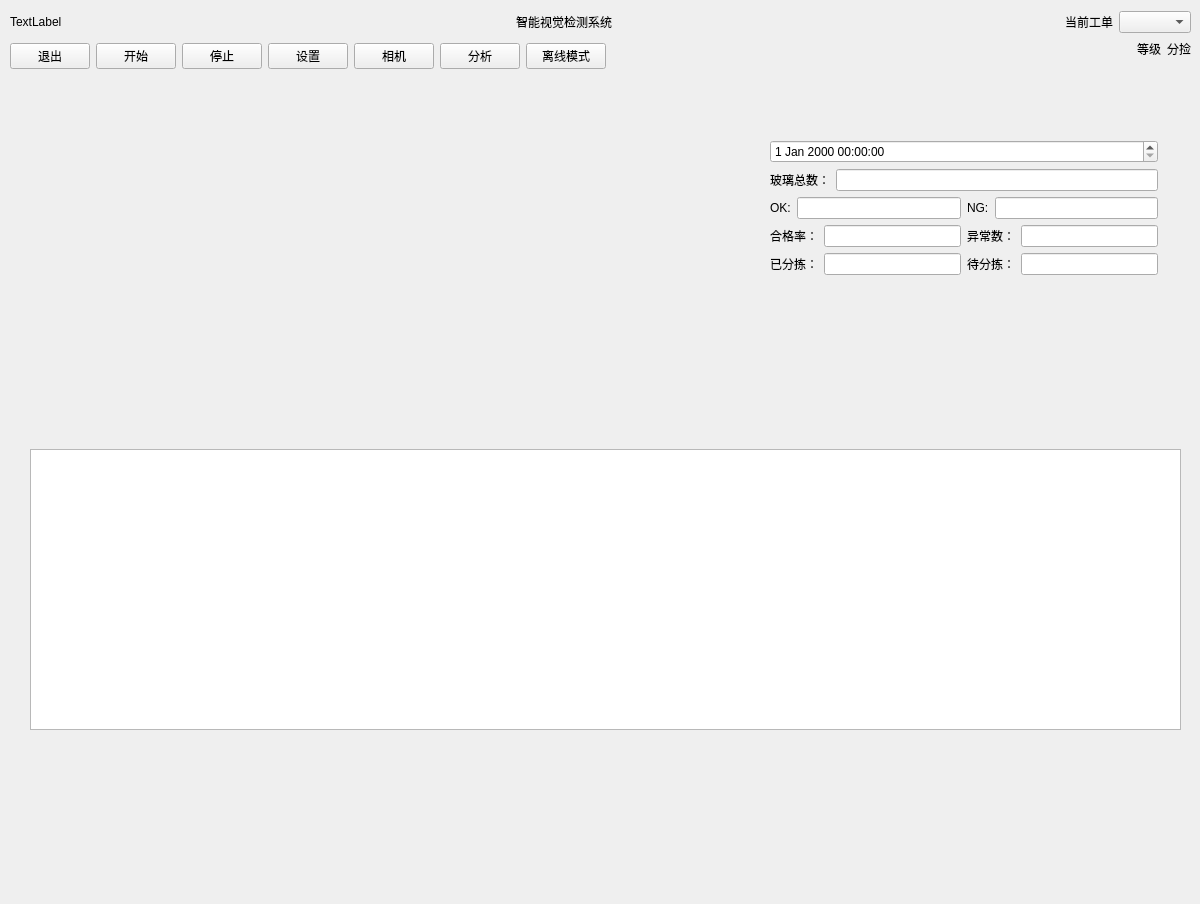
<?xml version="1.0" encoding="UTF-8"?>
<ui version="4.0">
 <class>MainForm</class>
 <widget class="QWidget" name="MainForm">
  <property name="geometry">
   <rect>
    <x>0</x>
    <y>0</y>
    <width>1200</width>
    <height>904</height>
   </rect>
  </property>
  <property name="windowTitle">
   <string>Form</string>
  </property>
  <widget class="QWidget" name="layoutWidget">
   <property name="geometry">
    <rect>
     <x>10</x>
     <y>10</y>
     <width>1181</width>
     <height>24</height>
    </rect>
   </property>
   <layout class="QHBoxLayout" name="horizontalLayout_2">
    <item>
     <widget class="QLabel" name="UI_icon_LB">
      <property name="text">
       <string>TextLabel</string>
      </property>
     </widget>
    </item>
    <item>
     <spacer name="horizontalSpacer">
      <property name="orientation">
       <enum>Qt::Horizontal</enum>
      </property>
      <property name="sizeHint" stdset="0">
       <size>
        <width>298</width>
        <height>20</height>
       </size>
      </property>
     </spacer>
    </item>
    <item>
     <widget class="QLabel" name="title_LB">
      <property name="text">
       <string>智能视觉检测系统</string>
      </property>
     </widget>
    </item>
    <item>
     <spacer name="horizontalSpacer_2">
      <property name="orientation">
       <enum>Qt::Horizontal</enum>
      </property>
      <property name="sizeHint" stdset="0">
       <size>
        <width>398</width>
        <height>20</height>
       </size>
      </property>
     </spacer>
    </item>
    <item>
     <layout class="QHBoxLayout" name="horizontalLayout">
      <item>
       <widget class="QLabel" name="recipe_LB">
        <property name="text">
         <string>当前工单</string>
        </property>
       </widget>
      </item>
      <item>
       <widget class="QComboBox" name="recipe_CB"/>
      </item>
     </layout>
    </item>
   </layout>
  </widget>
  <widget class="QWidget" name="layoutWidget">
   <property name="geometry">
    <rect>
     <x>10</x>
     <y>40</y>
     <width>1181</width>
     <height>32</height>
    </rect>
   </property>
   <layout class="QHBoxLayout" name="horizontalLayout_3">
    <item>
     <widget class="QPushButton" name="pushButton">
      <property name="text">
       <string>退出</string>
      </property>
     </widget>
    </item>
    <item>
     <widget class="QPushButton" name="pushButton_2">
      <property name="text">
       <string>开始</string>
      </property>
     </widget>
    </item>
    <item>
     <widget class="QPushButton" name="pushButton_3">
      <property name="text">
       <string>停止</string>
      </property>
     </widget>
    </item>
    <item>
     <widget class="QPushButton" name="pushButton_4">
      <property name="text">
       <string>设置</string>
      </property>
     </widget>
    </item>
    <item>
     <widget class="QPushButton" name="pushButton_5">
      <property name="text">
       <string>相机</string>
      </property>
     </widget>
    </item>
    <item>
     <widget class="QPushButton" name="pushButton_6">
      <property name="text">
       <string>分析</string>
      </property>
     </widget>
    </item>
    <item>
     <widget class="QPushButton" name="pushButton_7">
      <property name="text">
       <string>离线模式</string>
      </property>
     </widget>
    </item>
    <item>
     <spacer name="horizontalSpacer_3">
      <property name="orientation">
       <enum>Qt::Horizontal</enum>
      </property>
      <property name="sizeHint" stdset="0">
       <size>
        <width>108</width>
        <height>20</height>
       </size>
      </property>
     </spacer>
    </item>
    <item>
     <layout class="QVBoxLayout" name="verticalLayout">
      <item>
       <widget class="QLabel" name="label">
        <property name="text">
         <string>等级</string>
        </property>
       </widget>
      </item>
      <item>
       <widget class="QWidget" name="widget" native="true"/>
      </item>
     </layout>
    </item>
    <item>
     <layout class="QVBoxLayout" name="verticalLayout_2">
      <item>
       <widget class="QLabel" name="label_2">
        <property name="text">
         <string>分捡</string>
        </property>
       </widget>
      </item>
      <item>
       <widget class="QWidget" name="widget_2" native="true"/>
      </item>
     </layout>
    </item>
   </layout>
  </widget>
  <widget class="QWidget" name="layoutWidget">
   <property name="geometry">
    <rect>
     <x>10</x>
     <y>90</y>
     <width>1181</width>
     <height>651</height>
    </rect>
   </property>
   <layout class="QVBoxLayout" name="verticalLayout_4">
    <item>
     <widget class="QStackedWidget" name="stackedWidget_2">
      <property name="currentIndex">
       <number>0</number>
      </property>
      <widget class="QWidget" name="page_3">
       <widget class="QWidget" name="layoutWidget_2">
        <property name="geometry">
         <rect>
          <x>760</x>
          <y>50</y>
          <width>388</width>
          <height>140</height>
         </rect>
        </property>
        <layout class="QVBoxLayout" name="verticalLayout_3">
         <item>
          <widget class="QDateTimeEdit" name="dateTimeEdit"/>
         </item>
         <item>
          <layout class="QHBoxLayout" name="horizontalLayout_10">
           <item>
            <widget class="QLabel" name="label_6">
             <property name="text">
              <string>玻璃总数：</string>
             </property>
            </widget>
           </item>
           <item>
            <widget class="QLineEdit" name="lineEdit"/>
           </item>
          </layout>
         </item>
         <item>
          <layout class="QHBoxLayout" name="horizontalLayout_11">
           <item>
            <layout class="QHBoxLayout" name="horizontalLayout_4">
             <item>
              <widget class="QLabel" name="label_7">
               <property name="text">
                <string>OK:</string>
               </property>
              </widget>
             </item>
             <item>
              <widget class="QLineEdit" name="lineEdit_2"/>
             </item>
            </layout>
           </item>
           <item>
            <layout class="QHBoxLayout" name="horizontalLayout_5">
             <item>
              <widget class="QLabel" name="label_8">
               <property name="text">
                <string>NG:</string>
               </property>
              </widget>
             </item>
             <item>
              <widget class="QLineEdit" name="lineEdit_3"/>
             </item>
            </layout>
           </item>
          </layout>
         </item>
         <item>
          <layout class="QHBoxLayout" name="horizontalLayout_12">
           <item>
            <layout class="QHBoxLayout" name="horizontalLayout_6">
             <item>
              <widget class="QLabel" name="label_9">
               <property name="text">
                <string>合格率：</string>
               </property>
              </widget>
             </item>
             <item>
              <widget class="QLineEdit" name="lineEdit_4"/>
             </item>
            </layout>
           </item>
           <item>
            <layout class="QHBoxLayout" name="horizontalLayout_7">
             <item>
              <widget class="QLabel" name="label_10">
               <property name="text">
                <string>异常数：</string>
               </property>
              </widget>
             </item>
             <item>
              <widget class="QLineEdit" name="lineEdit_5"/>
             </item>
            </layout>
           </item>
          </layout>
         </item>
         <item>
          <layout class="QHBoxLayout" name="horizontalLayout_13">
           <item>
            <layout class="QHBoxLayout" name="horizontalLayout_8">
             <item>
              <widget class="QLabel" name="label_11">
               <property name="text">
                <string>已分拣：</string>
               </property>
              </widget>
             </item>
             <item>
              <widget class="QLineEdit" name="lineEdit_6"/>
             </item>
            </layout>
           </item>
           <item>
            <layout class="QHBoxLayout" name="horizontalLayout_9">
             <item>
              <widget class="QLabel" name="label_12">
               <property name="text">
                <string>待分拣：</string>
               </property>
              </widget>
             </item>
             <item>
              <widget class="QLineEdit" name="lineEdit_7"/>
             </item>
            </layout>
           </item>
          </layout>
         </item>
        </layout>
       </widget>
       <widget class="QwtPlot" name="qwtPlot">
        <property name="geometry">
         <rect>
          <x>20</x>
          <y>30</y>
          <width>721</width>
          <height>241</height>
         </rect>
        </property>
       </widget>
      </widget>
      <widget class="QWidget" name="page"/>
      <widget class="QWidget" name="page_9"/>
      <widget class="QWidget" name="page_4"/>
     </widget>
    </item>
    <item>
     <widget class="QStackedWidget" name="stackedWidget">
      <property name="currentIndex">
       <number>0</number>
      </property>
      <widget class="QWidget" name="page_7">
       <widget class="QTableView" name="tableView">
        <property name="geometry">
         <rect>
          <x>20</x>
          <y>30</y>
          <width>1151</width>
          <height>281</height>
         </rect>
        </property>
       </widget>
      </widget>
      <widget class="QWidget" name="page_5">
       <widget class="QGraphicsView" name="graphicsView">
        <property name="geometry">
         <rect>
          <x>20</x>
          <y>100</y>
          <width>221</width>
          <height>192</height>
         </rect>
        </property>
       </widget>
       <widget class="QGraphicsView" name="graphicsView_2">
        <property name="geometry">
         <rect>
          <x>280</x>
          <y>100</y>
          <width>221</width>
          <height>191</height>
         </rect>
        </property>
       </widget>
       <widget class="QGraphicsView" name="graphicsView_3">
        <property name="geometry">
         <rect>
          <x>530</x>
          <y>100</y>
          <width>221</width>
          <height>191</height>
         </rect>
        </property>
       </widget>
       <widget class="QTableWidget" name="tableWidget">
        <property name="geometry">
         <rect>
          <x>780</x>
          <y>40</y>
          <width>381</width>
          <height>251</height>
         </rect>
        </property>
        <column>
         <property name="text">
          <string>序号</string>
         </property>
        </column>
        <column>
         <property name="text">
          <string>时间</string>
         </property>
        </column>
        <column>
         <property name="text">
          <string>类型</string>
         </property>
        </column>
        <column>
         <property name="text">
          <string>等级</string>
         </property>
        </column>
        <column>
         <property name="text">
          <string>坐标X</string>
         </property>
        </column>
        <column>
         <property name="text">
          <string>坐标Y</string>
         </property>
        </column>
        <column>
         <property name="text">
          <string>长</string>
         </property>
        </column>
        <column>
         <property name="text">
          <string>宽</string>
         </property>
        </column>
        <column>
         <property name="text">
          <string>面积</string>
         </property>
        </column>
       </widget>
       <widget class="QLabel" name="label_13">
        <property name="geometry">
         <rect>
          <x>100</x>
          <y>60</y>
          <width>54</width>
          <height>12</height>
         </rect>
        </property>
        <property name="text">
         <string>光场1</string>
        </property>
       </widget>
       <widget class="QLabel" name="label_14">
        <property name="geometry">
         <rect>
          <x>340</x>
          <y>60</y>
          <width>54</width>
          <height>12</height>
         </rect>
        </property>
        <property name="text">
         <string>光场2</string>
        </property>
       </widget>
       <widget class="QLabel" name="label_15">
        <property name="geometry">
         <rect>
          <x>600</x>
          <y>60</y>
          <width>54</width>
          <height>12</height>
         </rect>
        </property>
        <property name="text">
         <string>光场3</string>
        </property>
       </widget>
      </widget>
      <widget class="QWidget" name="page_6">
       <widget class="QGraphicsView" name="graphicsView_4">
        <property name="geometry">
         <rect>
          <x>10</x>
          <y>80</y>
          <width>541</width>
          <height>211</height>
         </rect>
        </property>
       </widget>
       <widget class="QGraphicsView" name="graphicsView_5">
        <property name="geometry">
         <rect>
          <x>570</x>
          <y>80</y>
          <width>256</width>
          <height>211</height>
         </rect>
        </property>
       </widget>
       <widget class="QTableWidget" name="tableWidget_2">
        <property name="geometry">
         <rect>
          <x>840</x>
          <y>40</y>
          <width>321</width>
          <height>251</height>
         </rect>
        </property>
        <column>
         <property name="text">
          <string>序号</string>
         </property>
        </column>
        <column>
         <property name="text">
          <string>时间</string>
         </property>
        </column>
        <column>
         <property name="text">
          <string>等级</string>
         </property>
        </column>
        <column>
         <property name="text">
          <string>长X(mm）</string>
         </property>
        </column>
        <column>
         <property name="text">
          <string>宽Y(mm)</string>
         </property>
        </column>
        <column>
         <property name="text">
          <string>边距X(mm)</string>
         </property>
        </column>
        <column>
         <property name="text">
          <string>边距Y(mm)</string>
         </property>
        </column>
       </widget>
      </widget>
      <widget class="QWidget" name="page_8"/>
     </widget>
    </item>
   </layout>
  </widget>
 </widget>
 <customwidgets>
  <customwidget>
   <class>QwtPlot</class>
   <extends>QFrame</extends>
   <header>qwt_plot.h</header>
   <container>1</container>
  </customwidget>
 </customwidgets>
 <resources/>
 <connections/>
</ui>
